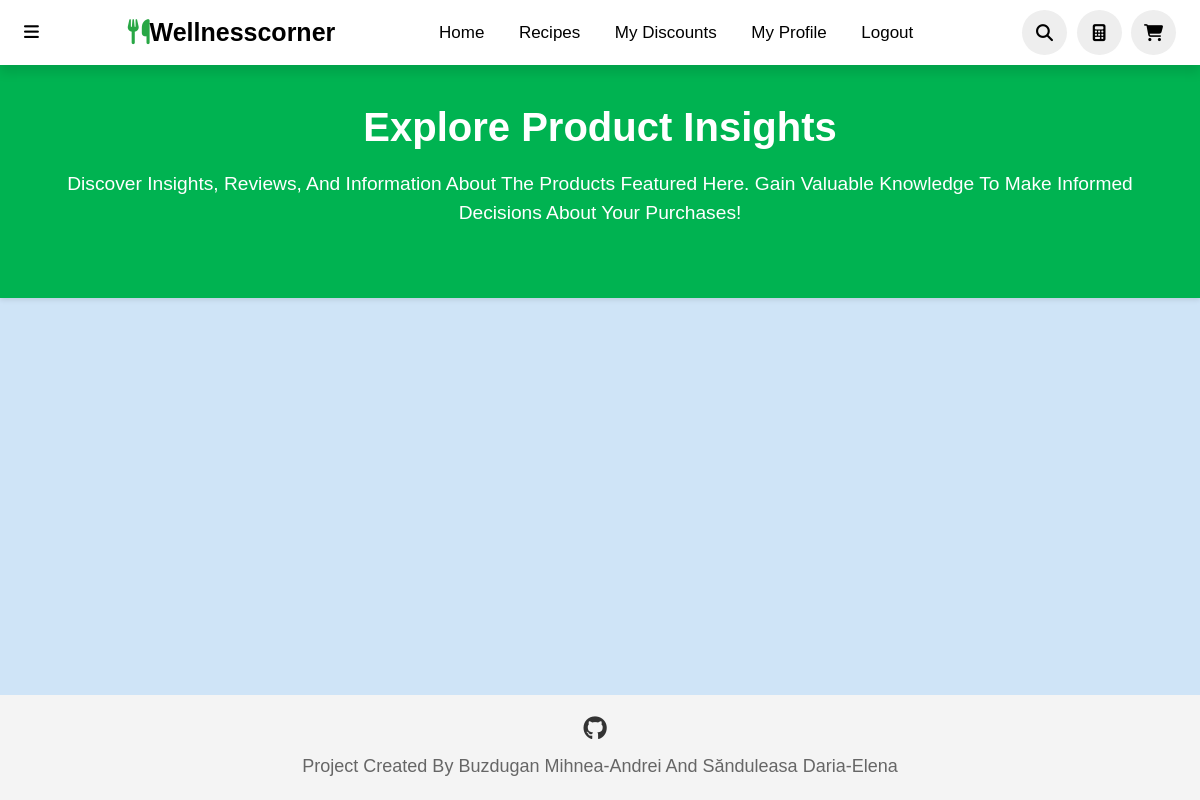
Before: /posts/ (signed in) with the older database file.
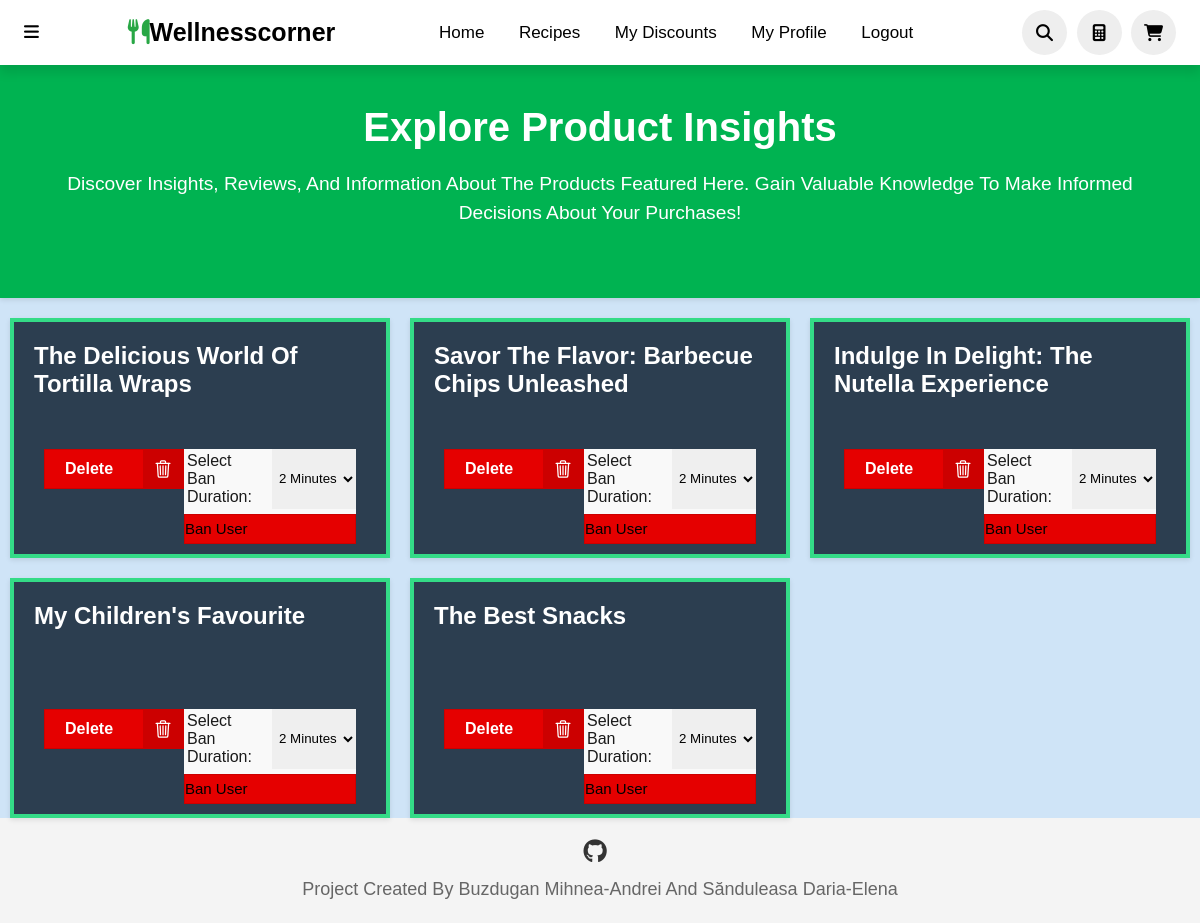
After: the same page with the newer database file.
### WellnessCorner/models.py (models this page shows, shortened)
class Post(models.Model):
    user = models.ForeignKey(settings.AUTH_USER_MODEL, on_delete=models.CASCADE, null=True, blank=True)
    PRODUCT_CHOICES = (
        ('Product', 'Product'),
        ('ApiProduct', 'API Product'),
    )
    product_type = models.CharField(max_length=20, choices=PRODUCT_CHOICES, null=True, blank=True)
    object_id = models.PositiveIntegerField(default=0)
    product = GenericForeignKey('content_type', 'object_id')
    content_type = models.ForeignKey(ContentType, on_delete=models.CASCADE, null=True, blank=True)
    title = models.CharField(max_length=150, null=True, blank=True)
    content = models.TextField()
    product_name = models.CharField(max_length=255, null=True, blank=True)
    pub_date = models.DateTimeField(auto_now_add=True, null=True, blank=True)

### WellnessCorner/views.py (the view)
# urls.py: path('posts/', views.post_list, name='post_list'),
@login_required
def post_list(request):
    posts = Post.objects.order_by('-pub_date')
    return render(request, 'post_list.html', {'posts': posts})

### templates/post_list.html (shortened to what this page needs)
{% load static %}
<!DOCTYPE html>
<html lang="en">
<head>
    <link rel="stylesheet" href="{% static 'footer.css' %}">
</head>
<body>
<header>
    <div class="more">
        <i class="fa-solid fa-bars" onclick="toggleBar()"></i>
    </div>
    <a class="logo"><i class="fas fa-utensils"></i>Wellnesscorner</a>
    <nav class="navbar">
        <a href="{% url 'index' %}">Home</a>
        <a href="{% url 'all_recipes' %}">Recipes</a>
        <a href="{% url 'user_discounts' %}">My discounts</a>
        <a href="{% url 'myaccount' %}">My Profile</a>
        <a href="{% url 'logout' %}">Logout</a>
    </nav>
    <div class="icons">
        <i class="fas fa-search" id="search-icon" onclick="toggleSearch()"></i>
        <a href="{% url 'calculator' %}" class="fa-solid fa-calculator"></a>
        <a href="{% url 'basket_page' %}" class="fas fa-shopping-cart"></a>
    </div>
</header>
    <div class="content-page">
        <div class="upper">
            <h2>Explore Product Insights</h2>
            <p>Discover insights, reviews, and information about the products featured here. Gain valuable knowledge to make informed decisions about your purchases!</p>
        </div>
        <div class="container">
            {% for post in posts %}
            <div class="card">
                <h2><a href="{% url 'post' post.id %}">{{ post.title }}</a></h2>
                {% if request.user.is_superuser %}
                <div class="button-group">
                    <form action="{% url 'manage_delete' post.id %}" method="post">
                        <button type="submit" class="delete-button">
                            <span class="button__text">Delete</span>
                            <span class="button__icon">
                            </span>
                        </button>
                    </form>
                    <form class="ban-form" action="{% url 'manage_ban' post.user.id %}" method="post">
                        <label for="ban_duration">Select Ban Duration:</label>
                        <select name="ban_duration" id="ban_duration">
                            <option value="2">2 Minutes</option>
                        </select>
                        <button class="ban" type="submit">Ban User</button>
                    </form>
                </div>
                {% endif %}
            </div>
            {% endfor %}
        </div>
    </div>
    <footer class="footer">
    <div class="footer-container">
        <div class="social-media">
            <a href="https://github.com/MOMOKILLER000" class="social-icon"><i class="fa-brands fa-github"></i></a>
        </div>
        <p class="footer-text">Project created by Buzdugan Mihnea-Andrei and Sănduleasa Daria-Elena</p>
    </div>
</footer>
</body>
</html>

Changed rows visible on the page:
added Post: title "The Delicious World Of Tortilla Wraps"
added Post: title "Savor The Flavor: Barbecue Chips Unleashed"
added Post: title "Indulge In Delight: The Nutella Experience"
added Post: title "My Children's Favourite"
added Post: title "The Best Snacks"
